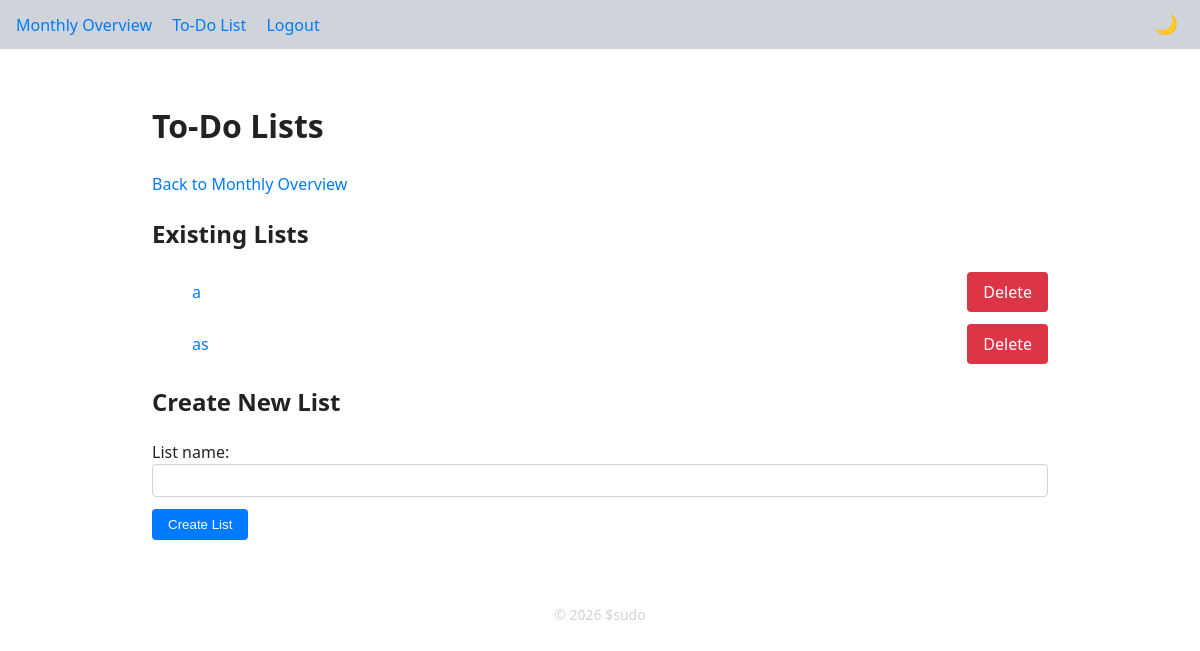
Before: /todolists (signed in) with the older database file.
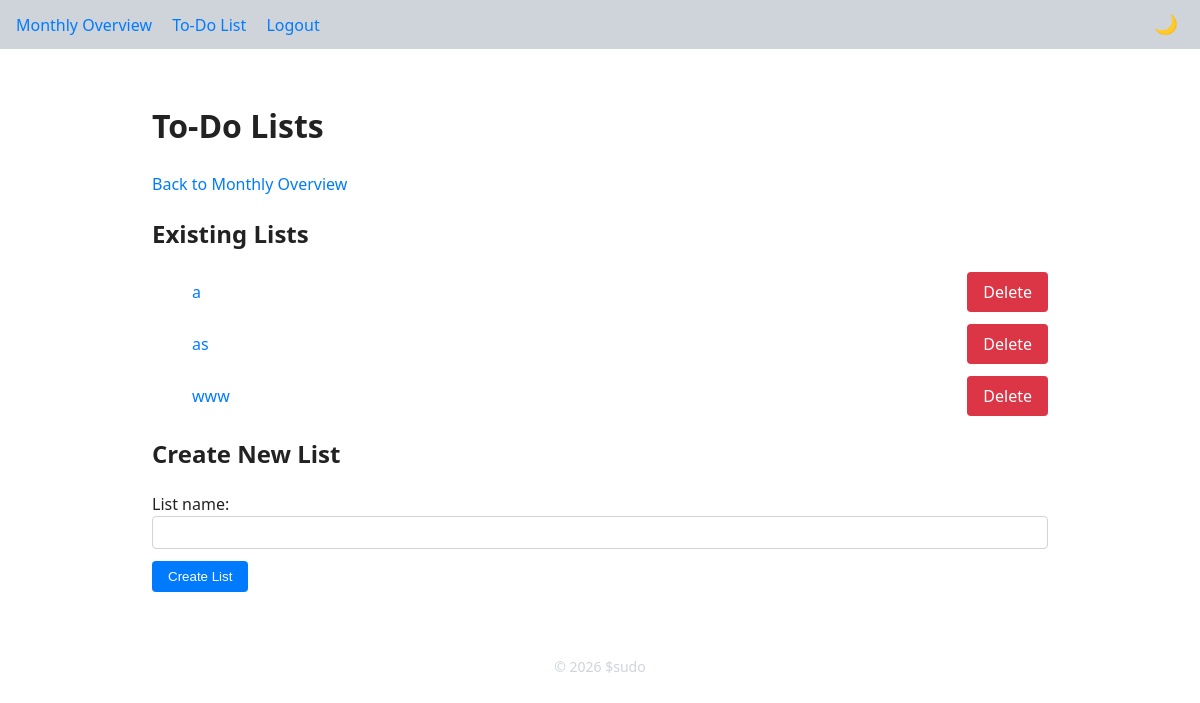
After: the same page with the newer database file.
### app/models.py (models this page shows)
class TodoList(db.Model):
    __tablename__ = 'todo_lists'
    id = db.Column(db.Integer, primary_key=True)
    user_id = db.Column(db.Integer, db.ForeignKey('users.id'), nullable=False)
    name = db.Column(db.String(200), nullable=False)
    items = db.relationship(
        'TodoItem',
        backref='todo_list',
        lazy='dynamic',
        cascade='all, delete-orphan',
    )

### app/routes/todo.py (the view, shortened to what this page needs)
@bp.route('/todolists', methods=['GET', 'POST'])
@login_required
def todolists():
    todo_lists = (
        TodoList.query.filter_by(user_id=current_user.id)
        .order_by(TodoList.id)
        .all()
    )
    return render_template('todo/lists.html', todo_lists=todo_lists)

### app/__init__.py (called while the page is built)
def create_app(config_name: str = 'development') -> Flask:
    app = Flask(__name__, instance_relative_config=True)
    from .config import DevelopmentConfig, ProductionConfig
    config_cls = {
        'development': DevelopmentConfig,
        'production': ProductionConfig
    }[config_name]
    app.config.from_object(config_cls)
    try:
        os.makedirs(app.instance_path, exist_ok=True)
    except OSError as exc:  # pragma: no cover
        raise RuntimeError(f'Failed to create instance folder: {exc}')
    db.init_app(app)
    login_manager.init_app(app)
    csrf.init_app(app)
    from .routes import bp as main_bp
    app.register_blueprint(main_bp)
    with app.app_context():
        db.create_all()
    @app.context_processor
    def inject_current_year():
        return {'current_year': __import__('datetime').datetime.utcnow().year}
    return app

### app/models.py (called while the page is built)
@login_manager.user_loader
def load_user(user_id: str):
    return User.query.get(int(user_id))

### app/templates/todo/lists.html (shortened to what this page needs)
{% extends "base.html" %}
{% block content %}
<div class="container">
    <h1>To‑Do Lists</h1>
    <p><a href="{{ url_for('main.monthly') }}">Back to Monthly Overview</a></p>
    <h2>Existing Lists</h2>
    {% if todo_lists %}
        <ul class="list-unstyled">
        {% for lst in todo_lists %}
            <li class="list-item">
                <a href="{{ url_for('main.todolist', list_id=lst.id) }}">{{ lst.name }}</a>
                <a href="{{ url_for('main.confirm_delete_list', list_id=lst.id) }}"
                   class="btn delete-btn btn-sm">Delete</a>
            </li>
        {% endfor %}
        </ul>
    {% else %}
        <p>No to‑do lists yet.</p>
    {% endif %}
    <h2>Create New List</h2>
    <form action="{{ url_for('main.todolists') }}" method="post" class="mt-3">
        <div class="form-group">
            <label for="list-name">List name:</label>
            <input type="text" id="list-name" name="name" class="form-control" required>
        </div>
        <button type="submit" class="btn btn-primary mt-2">Create List</button>
    </form>
</div>
{% endblock %}

### app/templates/base.html (shortened to what this page needs)
<!DOCTYPE html>
<html lang="en" data-theme="light">
<head>
  <link rel="stylesheet" href="{{ url_for('static', filename='css/style.css') }}">
</head>
<body>
  <nav class="navbar">
    <div class="nav-left">
      {% if current_user.is_authenticated %}
        <a href="{{ url_for('main.monthly') }}">Monthly Overview</a>
        <a href="{{ url_for('main.todolists') }}">To‑Do List</a>
        <a href="{{ url_for('main.logout') }}">Logout</a>
      {% else %}
        <a href="{{ url_for('main.login') }}">Login</a>
        <a href="{{ url_for('main.register') }}">Register</a>
      {% endif %}
    </div>
    <div class="nav-right">
      <button id="theme-toggle" class="theme-toggle" title="Toggle light/dark theme">🌙</button>
    </div>
  </nav>
  {% block wrapper %}
    <div class="container">{% block content %}{% endblock %}</div>
  {% endblock %}
  <footer>
    © {{ current_year }} $sudo
  </footer>
</body>
</html>

### app/static/css/style.css (style rules this page uses)
:root { --bg: #ffffff; --text: #222222; --accent: #007bff; --danger: #dc3545; --success: #28a745; --warning: #ffc107; --border: #ced4da; --border-radius: 4px; --font-family: system-ui, sans-serif; }
html, body { margin: 0; padding: 0; font-family: var(--font-family); background: var(--bg); color: var(--text); line-height: 1.5; }
*, *::before, *::after { box-sizing: border-box; }
a { color: var(--accent); text-decoration: none; }
.navbar { display: flex; justify-content: space-between; align-items: center; padding: .75rem 1rem; background: var(--border); }
.nav-left a { margin-right: 1rem; }
.theme-toggle { background: none; border: none; font-size: 1.2rem; cursor: pointer; color: var(--text); }
.container { max-width: 960px; margin: 0 auto; padding: 1rem; }
.btn { display: inline-block; padding: .5rem 1rem; border: none; border-radius: var(--border-radius); background: var(--accent); color: var(--bg); cursor: pointer; }
.btn.delete-btn { background: var(--danger); }
form .form-group { margin-bottom: .75rem; }
form .form-control { width: 100%; padding: .5rem; border: 1px solid var(--border); border-radius: var(--border-radius); background: var(--bg); color: var(--text); }
footer { text-align: center; margin-top: 2rem; color: var(--border); font-size: .875rem; }
.list-item { display: flex; justify-content: space-between; align-items: center; margin-bottom: 0.75rem; }
.list-item .btn { margin-left: 0.5rem; }

Changed rows visible on the page:
added TodoList: name "www"
